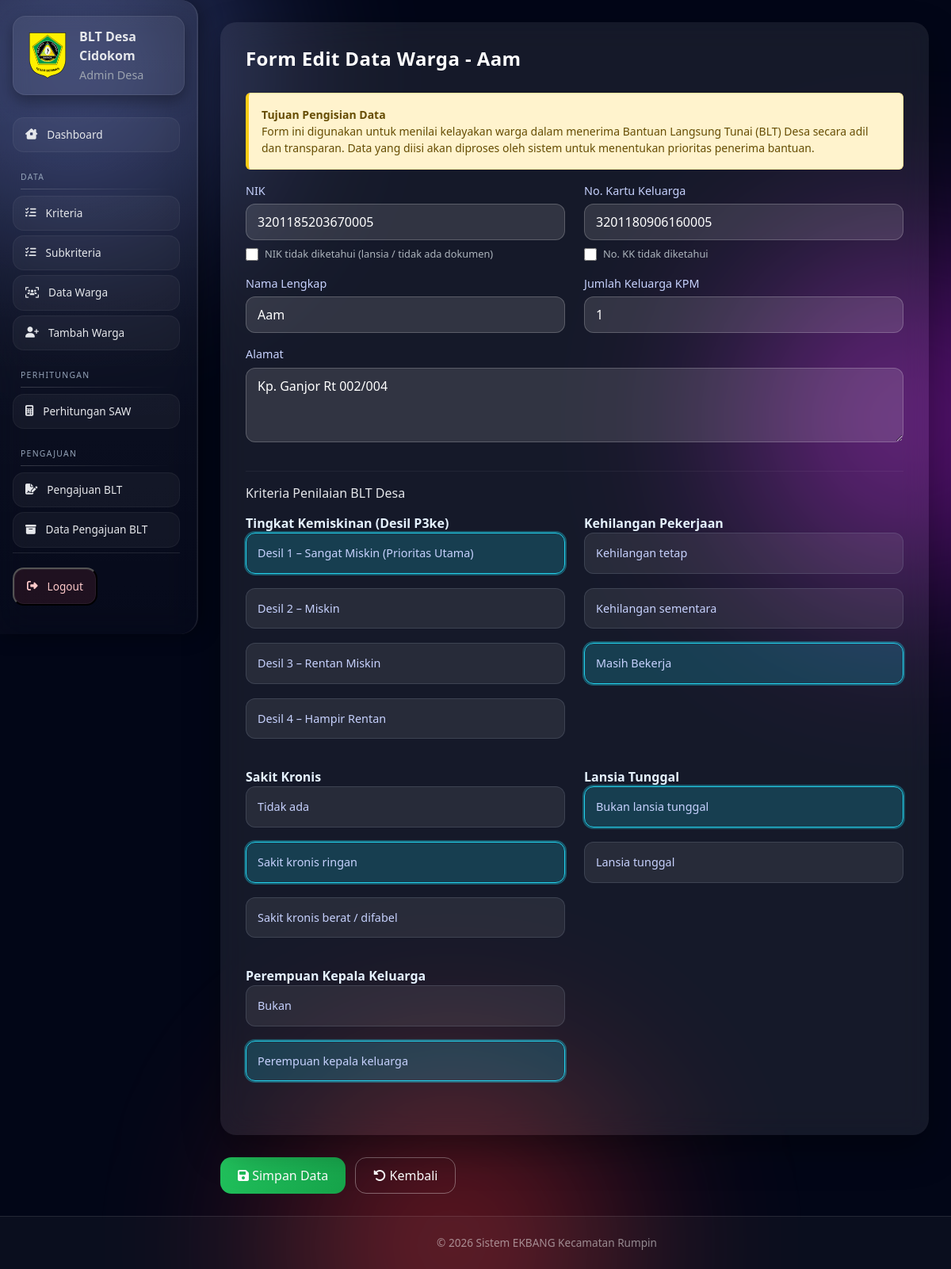
The app's page /desa/warga/3/edit/ (signed in), older data.
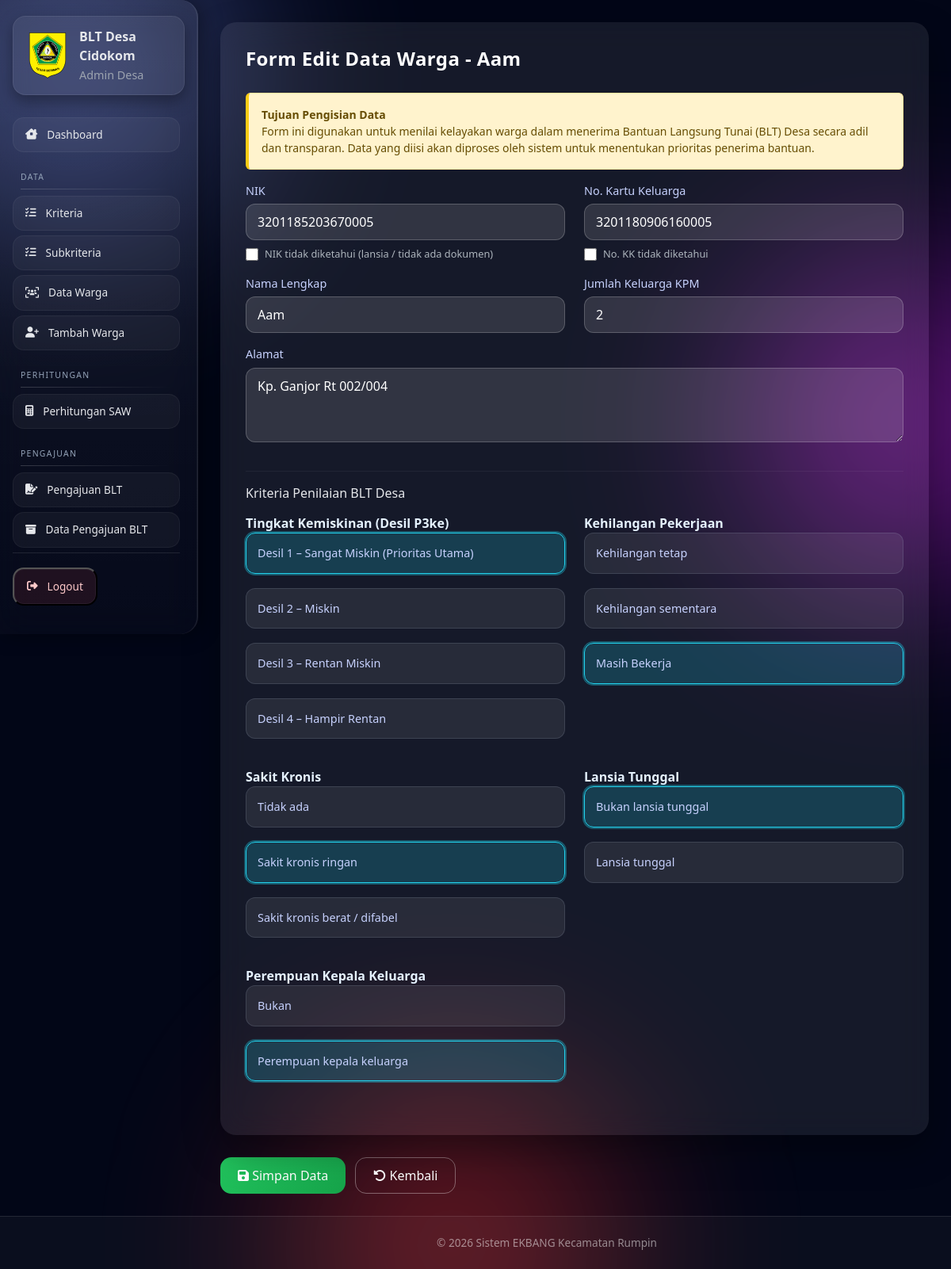
The same page, newer data.
### ekbang/models.py (models this page shows, shortened)
class Warga(models.Model):
    desa = models.ForeignKey(Desa, on_delete=models.CASCADE, related_name='warga')
    no_kk = models.CharField(max_length=16, blank=True, null=True)
    nik = models.CharField(max_length=16, unique=True, validators=[nik_validator], verbose_name="NIK")
    nama = models.CharField(max_length=100)
    jumlah_keluarga_kpm = models.IntegerField()
    alamat = models.TextField()
    is_deleted = models.BooleanField(default=False)
    deleted_at = models.DateTimeField(null=True, blank=True)
    class Meta:
        indexes = [models.Index(fields=['nik'])]

### ekbang/proses/decorators.py (the view)
        def wrapper(request, *args, **kwargs):
            if role == 'kecamatan':
                if not hasattr(request.user, 'admin_kecamatan'):
                    messages.error(request, 'Anda tidak punya akses')
                    return redirect('login')
            elif role == 'desa':
                if not hasattr(request.user, 'desa'):
                    messages.error(request, 'Anda tidak punya akses')
                    return redirect('login')
            else:
                messages.error(request, 'Role tidak dikenali')
                return redirect('login')
            return view_func(request, *args, **kwargs)

### ekbang/views/desa.py (called while the page is built, shortened)
@login_required
@role_required('desa')
def warga_edit(request, id):
    desa = request.user.desa
    warga = get_object_or_404(
        Warga,
        id=id,
        desa=desa,
        is_deleted=False
    )
    form = WargaForm(
        request.POST or None,
        instance=warga,
        desa=desa
    )
    return render(
        request,
        "desa/warga_form.html",
        {
            "form": form,
            "mode": "edit",
            "warga": warga,
        },
    )

### ekbang/templates/desa/warga_form.html (shortened to what this page needs)
{% extends 'base/base.html' %}
{% load static %}
{% block extra_css %}
<link rel="stylesheet" href="{% static 'css/desa/form_warga.css' %}">
{% endblock %}
{% block content %}
<div class="form-wrapper">
    <h4 class="form-title">
    {% if form.instance.pk %}
        Form Edit Data Warga - {{ form.instance.nama }}
    {% else %}
       Form Tambah Data Warga
    {% endif %}
</h4>
    <div class="alert alert-warning small">
    <strong>Tujuan Pengisian Data</strong><br>
    Form ini digunakan untuk menilai kelayakan warga dalam menerima Bantuan Langsung Tunai (BLT) Desa
    secara adil dan transparan. Data yang diisi akan diproses oleh sistem untuk menentukan prioritas penerima bantuan.
</div>
    <form method="post">
<div class="row">
            <div class="col-md-6 mb-3">
                <label>NIK</label>
                {{ form.nik }}
                <div class="ekbang-toggle-wrap">
                    <input type="checkbox" id="nik_tidak_diketahui" class="ekbang-toggle-checkbox"
                        {% if form.instance.pk and form.instance.nik|slice:"6:12" == "999999" %}checked{% endif %}>
                    <label for="nik_tidak_diketahui" class="ekbang-toggle-label">
                        NIK tidak diketahui (lansia / tidak ada dokumen)
                    </label>
                </div>
            </div>
            <div class="col-md-6 mb-3">
                <label>No. Kartu Keluarga</label>
                {{ form.no_kk }}
                <div class="ekbang-toggle-wrap">
                    <input type="checkbox" id="kk_tidak_diketahui" class="ekbang-toggle-checkbox"
                        {% if form.instance.pk and form.instance.no_kk|slice:"6:12" == "999999" %}checked{% endif %}>
                    <label for="kk_tidak_diketahui" class="ekbang-toggle-label">
                        No. KK tidak diketahui
                    </label>
                </div>
            </div>
            <div class="col-md-6 mb-3">
                <label>Nama Lengkap</label>
                {{ form.nama }}
            </div>
            <div class="col-md-6 mb-3">
                <label>Jumlah Keluarga KPM</label>
                {{ form.jumlah_keluarga_kpm }}
            </div>
        </div>
        <div class="mb-4">
            <label>Alamat</label>
            {{ form.alamat }}
        </div>
        <hr>
<h6 class="form-section-title">Kriteria Penilaian BLT Desa</h6>
<div class="row">
    {% for field in form %}
        {% if field.name|slice:":9" == "kriteria_" %}
            <div class="col-md-6">
                <div class="criteria-box">
                    <strong class="criteria-title">{{ field.label }}</strong>
                    <div class="radio-grid">
                        {% for radio in field %}
                            <label class="radio-card">
                                <div class="radio-content">{{ radio.choice_label }}</div>
                            </label>
                        {% endfor %}
                    </div>
                </div>
            </div>
        {% endif %}
    {% endfor %}
</div>
        </div>
       <div class="form-actions">
    <button type="submit" id="btnSimpan" class="btn btn-success">
        <i class="fa-solid fa-floppy-disk"></i> <span>Simpan Data</span>
    </button>
    <button type="button" onclick="goBack()" class="btn btn-outline-light">
        <i class="fa-solid fa-rotate-left"></i> Kembali
    </button>
</div>
</div>
{% endblock %}

Row changes from the older to the newer data that the page shows:
changed Warga "Aam": jumlah_keluarga_kpm "1" → "2"
